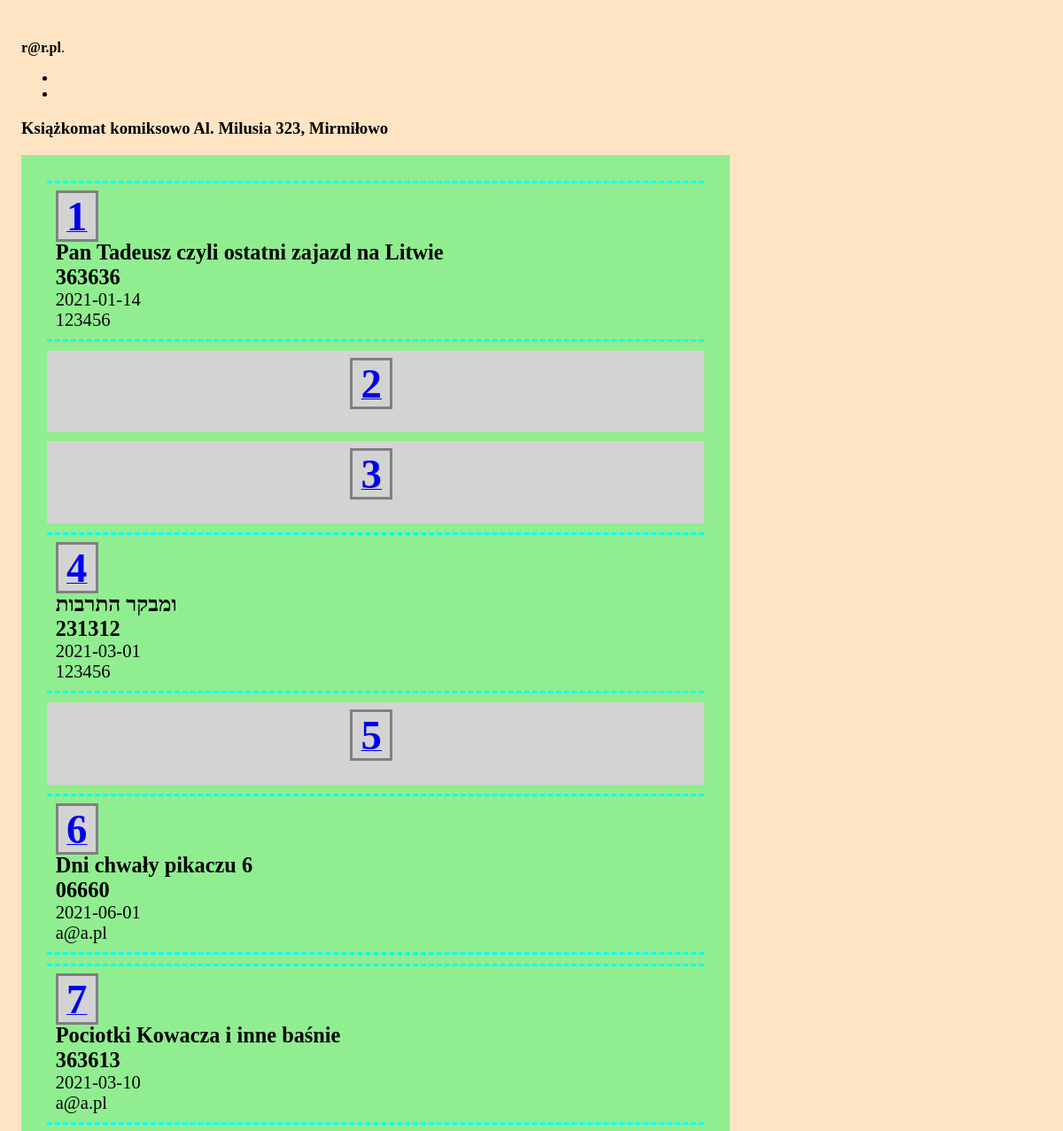
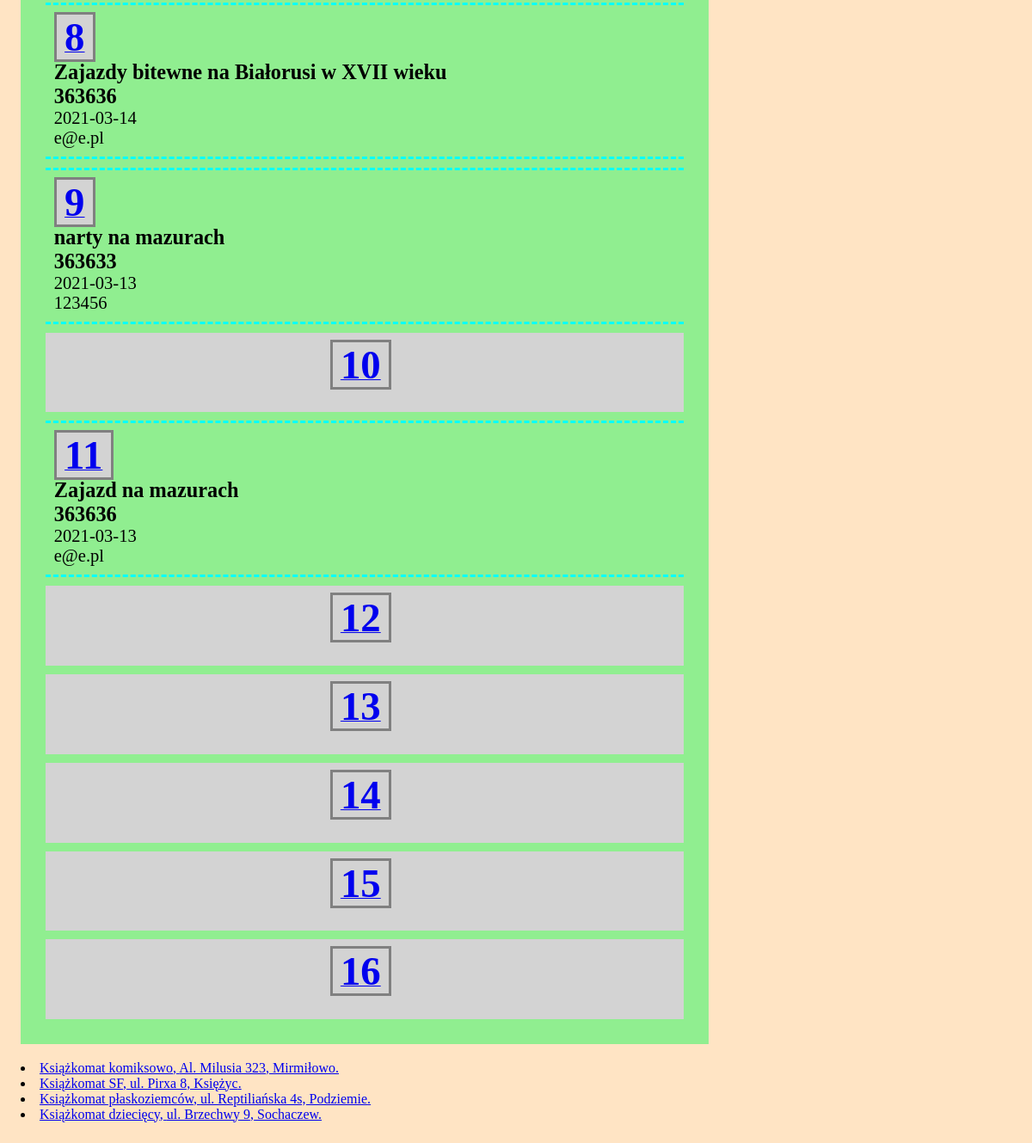
The app's page /machine.php?id=12 (signed in) with its own data (2 pictures, top to bottom).
### tables this page shows
CREATE TABLE "unit" (
    "unit_id" INTEGER PRIMARY KEY AUTOINCREMENT NOT NULL,
    "unit_name" TEXT,
    "unit_address" TEXT,
    "number_columns" INTEGER,
    "number_box" INTEGER
);

CREATE TABLE "user" (
    "id" INTEGER PRIMARY KEY AUTOINCREMENT NOT NULL,
    "date_insertion" DATETIME,
    "title" TEXT,
    "access_code" TEXT,
    "user_id" INTEGER,
    "box_nr" INTEGER,
    "unit_id" INTEGER
);

### machine.php (the view, shortened to what this page needs)
<?php
require 'config.php';
$db = new MyDB($dbfile);
$selected_unit = filter_input(INPUT_GET, 'id', FILTER_VALIDATE_INT);
$stm = $db->query("SELECT unit_id, unit_name, unit_address, number_box FROM unit");
while ($row = $stm->fetchArray(1)) {
    $unit_id = $row['unit_id'];
    $unit_name = $row['unit_name'];
    $unit_address = $row['unit_address'];
    $unit = "<li><a href=\"?id=$unit_id\">$unit_name, $unit_address.</a></li>";
    $all_units .= $unit;
}
function selected_machine($db, $selected_unit, $info)
{
    $unit_name = "";
    $unit_address = "";
    $number_box = "";
    $stm = $db->prepare("SELECT * from unit where unit_id = :unit_id");
    $stm->bindValue(':unit_id', $selected_unit);
    $score = $stm->execute();
    while ($row = $score->fetchArray(1)) {
        $unit_name = $row['unit_name'];
        $unit_address = $row['unit_address'];
        $number_columns = $row['number_columns'];
        $number_box = $row['number_box'];
    };
    $numbox = 1;
    $k = 1;
    $r = 0;
    $drawing_start = "\n<div  class=\"edycja\">\n";
    $drawing_body = "";
    while ($numbox <= $number_box) {
        $stm = $db->prepare("SELECT unit_name, unit_address from unit where unit_id = :unit_id");
        $stm->bindValue(':unit_id', $selected_unit);
        $score = $stm->execute();
        while ($row = $score->fetchArray(1)) {
            $unit_name = $row['unit_name'];
            $unit_address = $row['unit_address'];
        };
        $stm_box = $db->prepare("SELECT * from user where box_nr = :numbox and unit_id = :unit_id");
        $stm_box->bindValue(':numbox', $numbox);
        $stm_box->bindValue(':unit_id', $selected_unit);
        $score_box = $stm_box->execute();
        $date_insertion = "";
        $title = "";
        $access_code = "";
        $user_id = "";
        while ($row_box = $score_box->fetchArray(1)) {
            $date_insertion = $row_box['date_insertion'];
            $title = $row_box['title'];
            $access_code = $row_box['access_code'];
            $user_id = $row_box['user_id'];
        };
        $box_full = "";
        if (strlen($date_insertion) > 1) {
            $single_box = "<div class=\"machine-box pelna  \">
        <div class=\"\"><a href=\"edit-box.php?box=$numbox&id=$selected_unit\"><span class=\"box-number\">$numbox</span></a>
        $box_full</div><a href=\"edit-box.php?box=$numbox&id=$selected_unit\" class=\"decoration-none\">
        <div>" . $info['book_title'] . " <span class=\"main-data\">$title</span>
        </div>
        <div>" . $info['lockbox_code'] . " <span class=\"main-data\">$access_code</span></div>
        <div>" . $info['date_emptying'] . " <span class=\"highlighted-description\">$date_insertion</span></div>
        <div>" . $info['reader_id'] . " <span class=\"highlighted-description\">$user_id</span></div>
        </a>\n</div>";
        } else {
            $single_box = "<div class=\"grid-item pusta\">
        <div class=\"\"><a href=\"edit-box.php?box=$numbox&id=$selected_unit\"><span class=\"box-number\">$numbox</span></a>
        $box_full<p class=\"alert\"><a href=\"edit-box.php?box=$numbox&id=$selected_unit\">" . $info['box_empty'] . "</a></p>
        </div>\n</div>";
        }
        $drawing_body = $drawing_body . " $single_box  ";
        if ($k < $number_columns) {
            $k++;
            $r++;
        } else {
            $k = 1;
            $drawing_body = $drawing_body . "";
        }
        $numbox++;
    }
    $drawing_stop = "</div>\n";
    $drawing_selected_machine = $drawing_start . $drawing_body . $drawing_stop;
    $unit_info = array($drawing_selected_machine, $unit_name, $unit_address);
    return $unit_info;
}
$unit_info = selected_machine($db, $selected_unit, $info);
$select_machine = $unit_info[1] . " " . $unit_info[2];
$all_units_after = "";
if (is_int($selected_unit)) {
    $unit_template = $unit_info[0];
    $all_units_after = $all_units;
} else {
    $select_machine = $info['select_machine'];
    $unit_template = "";
    $select_machine_after = "";
}
echo $page_head . "\n\t\t<title>" . $info['machine_title']; ?></title>
</head>
<body>
    <?php
    if (isset($_SESSION["name"])) {
    ?>
        <header class="page-header">
            <?php echo $info['admin_login_info'] . " <b>" . $_SESSION['name']; ?></b>.<br>
        </header>
        <nav>
            <ul>
                <li><?php echo $info['admin_logout']; ?></li>
                <li><?php echo $info['admin_page']; ?></li>
            </ul>
        </nav>
        <main role="main">
            <section>
                <h3 class=""><?php echo $select_machine; ?></h3>
            </section>
            <section>
                <h3 class=""><?php echo $unit_template;  ?></h3>
                <?php echo $all_units_after; ?>
            </section>
        </main>
    <?php
    } else {
        echo '<header class="page-header">
        <h1>' . $info["machine_message"] . '</h1>
        <h2><a href="login.php">' . $info["login_first"] . '</a></h2>
    </header>';
    }
    ?>
</body>
</html>

### style.css (style rules this page uses)
.grid-item { padding: 10px; margin: 10px; text-align: center; }
.pelna { background: lightgreen; color: black; }
.pusta { background: lightgray; color: black; }
.main-data { font-weight: bold; font-size: 1.3em; }
.highlighted-description { font-weight: normal; font-size: 1.1em; color: #000; }
.box-number { font-size: 2.5em; font-weight: bold; border-color: gray; background-color: lightgray; border-style: solid; margin-right: .2em; padding-left: 0.2em; padding-right: .2em; }
.machine-box { padding: 10px; margin: 10px; border-bottom: aqua; border-top: aqua; border-top-style: dashed; border-bottom-style: dashed; }
.decoration-none { text-decoration: none; color: black; }
.edycja { background: lightgreen; color: black; padding: 1em; margin-bottom: 1em; }
body { padding: 1em; background-color: bisque; max-width: 800px; }

### records on screen
unit: select_machine "Książkomat komiksowo Al. Milusia 323, Mirmiłowo", unit_name "Książkomat komiksowo", unit_address "Al. Milusia 323, Mirmiłowo"
user: title "Pan Tadeusz czyli ostatni zajazd na Litwie", access_code "363636", date_insertion "2021-01-14", user "123456"
user: title "ומבקר התרבות", access_code "231312", date_insertion "2021-03-01", user "123456"
user: title "Dni chwały pikaczu 6", access_code "06660", date_insertion "2021-06-01", user "a@a.pl"
user: title "Pociotki Kowacza i inne baśnie", access_code "363613", date_insertion "2021-03-10", user "a@a.pl"
user: title "Zajazdy bitewne na Białorusi w XVII wieku", access_code "363636", date_insertion "2021-03-14", user "e@e.pl"
user: title "narty na mazurach", access_code "363633", date_insertion "2021-03-13", user "123456"
user: title "Zajazd na mazurach", access_code "363636", date_insertion "2021-03-13", user "e@e.pl"
unit: unit_name "Książkomat SF", unit_address "ul. Pirxa 8, Księżyc"
unit: unit_name "Książkomat płaskoziemców", unit_address "ul. Reptiliańska 4s, Podziemie"
unit: unit_name "Książkomat dziecięcy", unit_address "ul. Brzechwy 9, Sochaczew"

### other values on screen
$_SESSION['name'] "r@r.pl"
